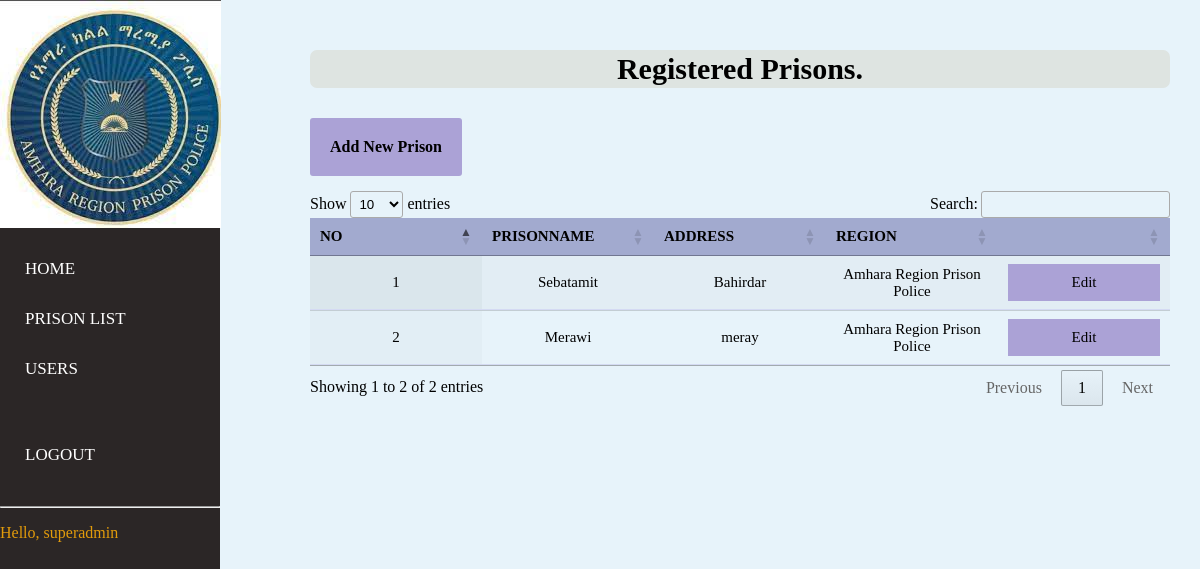
The app's page /prison_list/ (signed in) with its own data.
### account/models.py (models this page shows)
class User(AbstractUser):
    is_Admin = models.BooleanField(default=False)
    is_Manager = models.BooleanField(default=False)
    is_DataEncoder = models.BooleanField(default=False)
    is_SuperManager=models.BooleanField(default=False)
    phone = PhoneNumberField(unique = True, null = False, blank = False) # Here
    address = models.CharField(max_length=255,blank=True,null=True)
    email = models.EmailField(blank=True,null=True, unique=True)
    prison=models.ForeignKey(Prison, null=True, on_delete= models.SET_NULL,blank=True)

### prison/models.py (models this page shows, shortened)
class Prison(models.Model):
    PrisonName=models.CharField(max_length=200)
    Address=models.CharField(max_length=200)
    Region = models.ForeignKey(CentralPrison,null=True,   on_delete=models.CASCADE)

class CentralPrison(models.Model):
    Name=models.CharField(max_length=100,default="Amhara Region Prison Police")

### record/views.py (the view)
@login_required
@Super_required()
def prison_list(request):
    prison = Prison.objects.all()
    context = {
        'pri': prison
    }
    return render(request, 'prison/prison_list.html', context)

### record/templates/prison/prison_list.html (shortened to what this page needs)
 {% load static %}
 {% block content %}
<link rel="stylesheet" href="{% static 'css/all.css'%}" <head>
<link href="https://cdn.datatables.net/1.10.12/css/jquery.dataTables.css" rel="stylesheet" />
<link href="https://cdn.datatables.net/buttons/1.2.2/css/buttons.dataTables.css" rel="stylesheet" />
</head>
{% include "../ex.html" %}
<div class="wrapper">
    <div class="section">
        <div class="box-area">
            <section>
                <center> <h3 class="font" style="text-align: center;">Registered Prisons.</h3></center>
                {% if request.user.is_superuser%}
                <h4 ><a class="ab"  href={% url 'prison' %}>Add New Prison</a></h4>
                {% endif %}
   <br>
                <div class="container">
                    <div class="tbl-header">
                        <table id="example" class="display" cellspacing="0" width="100%">
                            <thead>
                                <tr>
                                    <th>No</th>
                                    <th>PrisonName</th>
                                    <th>Address</th>
                                    <th>Region</th>
                                    <th></th>
                                </tr>
                            </thead>
                            <tbody>
                                {% for pr in pri %}
                                <tr>
                                    <td>{{ pr.id }}</td>
                                    <td>{{ pr.PrisonName }}</td>
                                    <td>{{ pr.Address }}</td>
                                    <td>{{ pr.Region.Name }}</td>
                                    <td>
                                        {% if request.user.is_superuser %}
                                        <a class="update" href="{% url 'edit_prison' pr.id %}">Edit</a>
                                        {% endif %}
                                {% endfor %}
                                </tr>
                            </tbody>
                        </table>
                    </div>
                </div>
            </section>
        </div>
    </div>
</div>
{% endblock %}

### record/templates/ex.html (shortened to what this page needs)
{% load static %}
<!DOCTYPE html>
<html>
    <body>
<nav>
  <ul>
      <li class="logo" style="border-radius: 30px;"><img src="{% static "image/download.jpg" %}"></li>
    <br><br><br><br><br><br>
 <br>
    <li><a href="{% url 'index' %}">Home</a></li>
    {% if request.user.is_superuser or request.user.is_SuperManager %}
      <li><a href="{% url 'prison_list' %}">Prison List</a></li>
    {% endif %}
    {% if request.user.is_Admin or request.user.is_superuser or request.user.is_SuperManager  %}
    <li><a href="{% url 'user_list' %}"> Users</a></li>
    {% endif %}
    <br>
    <br>
    <li><a href="{% url 'logout' %}">Logout</a></li><br><hr>
    <p style=" margin-right:7px;color: rgb(226, 155, 11);">Hello, {{request.user}}</p>
  </ul>
</nav>
</body>
</html>

### record/static/css/all.css (style rules this page uses)
table { width: 100%; table-layout: fixed; font-family: 'montserrat'; }
th { padding: 20px 15px; text-align: left; font-weight: 500; font-size: 15px; color: rgb(0, 0, 0); background-color: rgba(0, 0, 107, 0.3); text-transform: uppercase; }
td { padding: 15px; text-align: left; vertical-align: middle; font-weight: 300; font-size: 15px; color: rgb(0, 0, 0); border-bottom: solid 1px rgba(45, 2, 176, 0.1); }
body { background: -webkit-linear-gradient(left, #25c481, #25b7c4); background: linear-gradient(to right, #25c481, #25b7c4); font-family: 'Roboto', sans-serif; }
section { margin: 50px; }

### record/templates/ex.html (style rules this page uses)
body { margin:0; padding:0; font-family:'montserrat'; background:rgb(231, 243, 250); }
.logo { height: 118px; width: 50px; }
nav { width: 40px; padding: 0; position: sticky; top: 0; z-index: 100; overflow: hidden; }
nav ul { margin:0; padding:0; height:100%; width:220px; justify-content: space-between; position:fixed; top:0; left:0; background-color:#2b2626; }
nav ul li { list-style:none; }
nav ul li a { display:block; font-family:'montserrat'; text-decoration:none; text-transform:uppercase; font-size:17px; color:#fff; position:relative; padding:15px 0px 15px 25px; }
nav ul li a:before { content:''; position:absolute; top:0; right:0; height:100%; background:#e3e9f7; border-radius:40px 0 0 40px; z-index:-1; }
.ab { float: left; margin-bottom: 15px; border-radius: 3px; background-color: rgb(171, 162, 214); padding: 20px; text-align: center; text-decoration: none; color: black; }
.wrapper { margin-left:260px; }
.section { display:grid; min-height:100vh; }
td,th { text-align: center; }
h3 { background-color: rgb(222, 228, 225);padding: 2px; border-radius: 7px; }
.font { font-size: 30px; }
.container { margin-top: 15px; }
.update { background-color:rgb(171, 162, 214); color:black; padding: 10px; display: block; text-decoration: none; }
section { margin-left:50px; margin-right: 30px; display:relative; }

### records on screen
User: user "superadmin"
Prison: id "1", PrisonName "Sebatamit", Address "Bahirdar", Region.Name "Amhara Region Prison Police"
Prison: id "2", PrisonName "Merawi", Address "meray", Region.Name "Amhara Region Prison Police"
